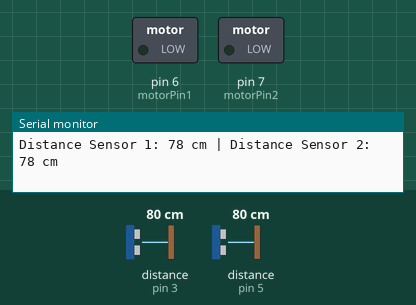
Recording of a sketch running on a simulated Arduino Uno, built with avr-gcc and run on an emulated ATmega328P. On the bench: switched loads named in the sketch (green lamp = pin HIGH), the last lines printed to the serial monitor. Wiring (inferred from the names in the program): 2 × ultrasonic range finder: trigger pin 2, echo pin 3 / trigger pin 4, echo pin 5. Inputs (shaded band) come from the test bench; at power-on: distance to the obstacle (sensors on pin 3, pin 5) 80 cm. The echo pulse lasts 58.3 µs per cm; pins used as bus, display or sensor lines are not drawn.

Above: at 1.2 s.
1.3 s: distance to the obstacle (sensor on pin 3) set to 54 cm
4.3 s: distance to the obstacle (sensor on pin 3) set to 46 cm
At 5.6 s:
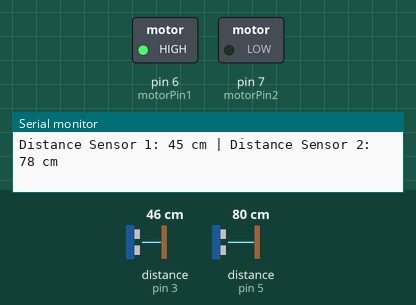
5.9 s: distance to the obstacle (sensor on pin 5) set to 57 cm
7.4 s: distance to the obstacle (sensor on pin 5) set to 46 cm
At 7.9 s:
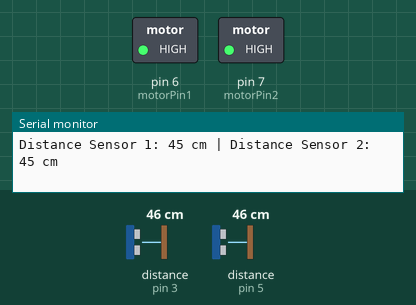
8.9 s: distance to the obstacle (sensor on pin 3) set to 299 cm
At 9.5 s:
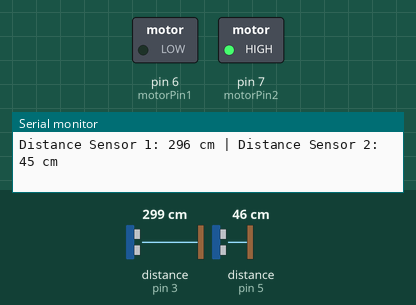
10.4 s: distance to the obstacle (sensor on pin 3) set to 2 cm
At 11.8 s:
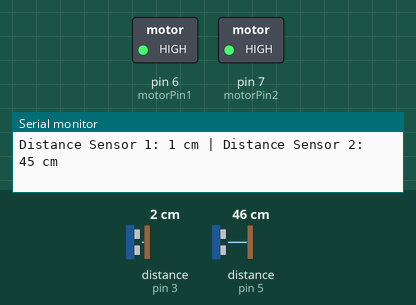
Timing chart, 0 to 13.0 s (numbered marks = the images above; inputs shaded):
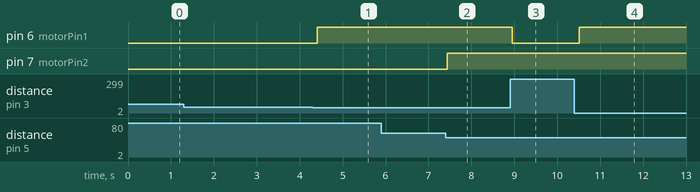

The sketch:

Coding_for_shoe.ino
```cpp
// Define the pins for ultrasonic sensors
const int trigPin1 = 2;
const int echoPin1 = 3;
const int trigPin2 = 4;
const int echoPin2 = 5;

// Define the pins for vibration motors
const int motorPin1 = 6;
const int motorPin2 = 7;

void setup() {
  // Set ultrasonic sensor pins as input and motor pins as output
  pinMode(trigPin1, OUTPUT);
  pinMode(echoPin1, INPUT);
  pinMode(trigPin2, OUTPUT);
  pinMode(echoPin2, INPUT);
  pinMode(motorPin1, OUTPUT);
  pinMode(motorPin2, OUTPUT);
  // Initialize serial communication
  Serial.begin(9600);
}

void loop() {
  // Function to measure distance using ultrasonic sensor
  int distance1 = getDistance(trigPin1, echoPin1);
  int distance2 = getDistance(trigPin2, echoPin2);

  // Check if an object is within the range of ultrasonic sensor 1
  if (distance1 <= 50) {
    // Activate vibration motor 1
    digitalWrite(motorPin1, HIGH);
  } else {
    // Deactivate vibration motor 1
    digitalWrite(motorPin1, LOW);
  }

  // Check if an object is within the range of ultrasonic sensor 2
  if (distance2 <= 50) {
    // Activate vibration motor 2
    digitalWrite(motorPin2, HIGH);
  } else {
    // Deactivate vibration motor 2
    digitalWrite(motorPin2, LOW);
  }

  // Print distances to serial monitor
  Serial.print("Distance Sensor 1: ");
  Serial.print(distance1);
  Serial.print(" cm | Distance Sensor 2: ");
  Serial.print(distance2);
  Serial.println(" cm");

  // Delay for stable readings
  delay(100);
}

// Function to measure distance using ultrasonic sensor
int getDistance(int trigPin, int echoPin) {
  digitalWrite(trigPin, LOW);
  delayMicroseconds(2);
  digitalWrite(trigPin, HIGH);
  delayMicroseconds(10);
  digitalWrite(trigPin, LOW);
  int duration = pulseIn(echoPin, HIGH);
  // Calculate distance in centimeters
  int distance = duration * 0.034 / 2;
  return distance;
}
```

Measured:
- the behaviour switches between 52 and 51 cm on distance to the obstacle (sensor on pin 3) (found by bisection; images 0 and 1)
- the behaviour switches between 52 and 51 cm on distance to the obstacle (sensor on pin 5) (found by bisection; images 1 and 2)
- after the input at 4.3 s, pin 6 (motorPin1): LOW → HIGH after 0.10 s
- after the input at 7.4 s, pin 7 (motorPin2): LOW → HIGH at once
- after the input at 8.9 s, pin 6 (motorPin1): HIGH → LOW after 0.05 s
- after the input at 10.4 s, pin 6 (motorPin1): LOW → HIGH after 0.11 s
